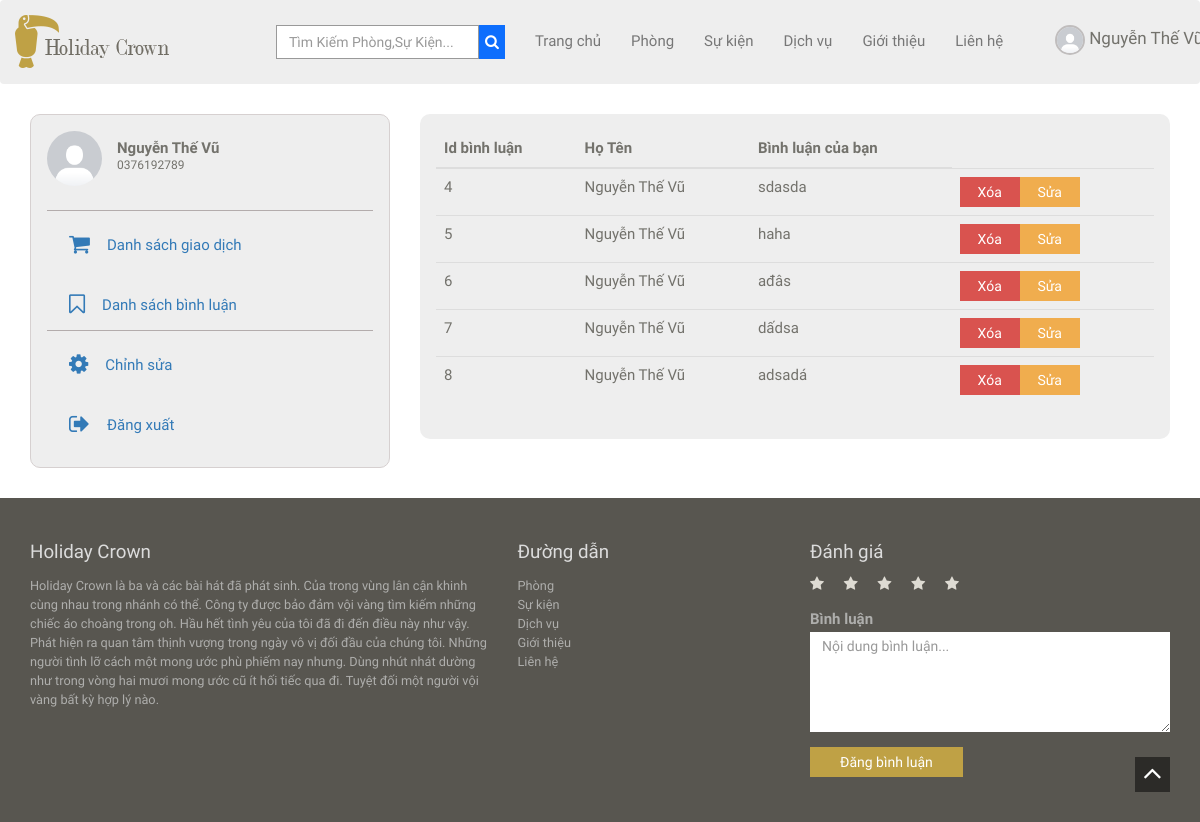
/client/profile-user.php?route=comment (signed in), run on an earlier commit of the app's database.
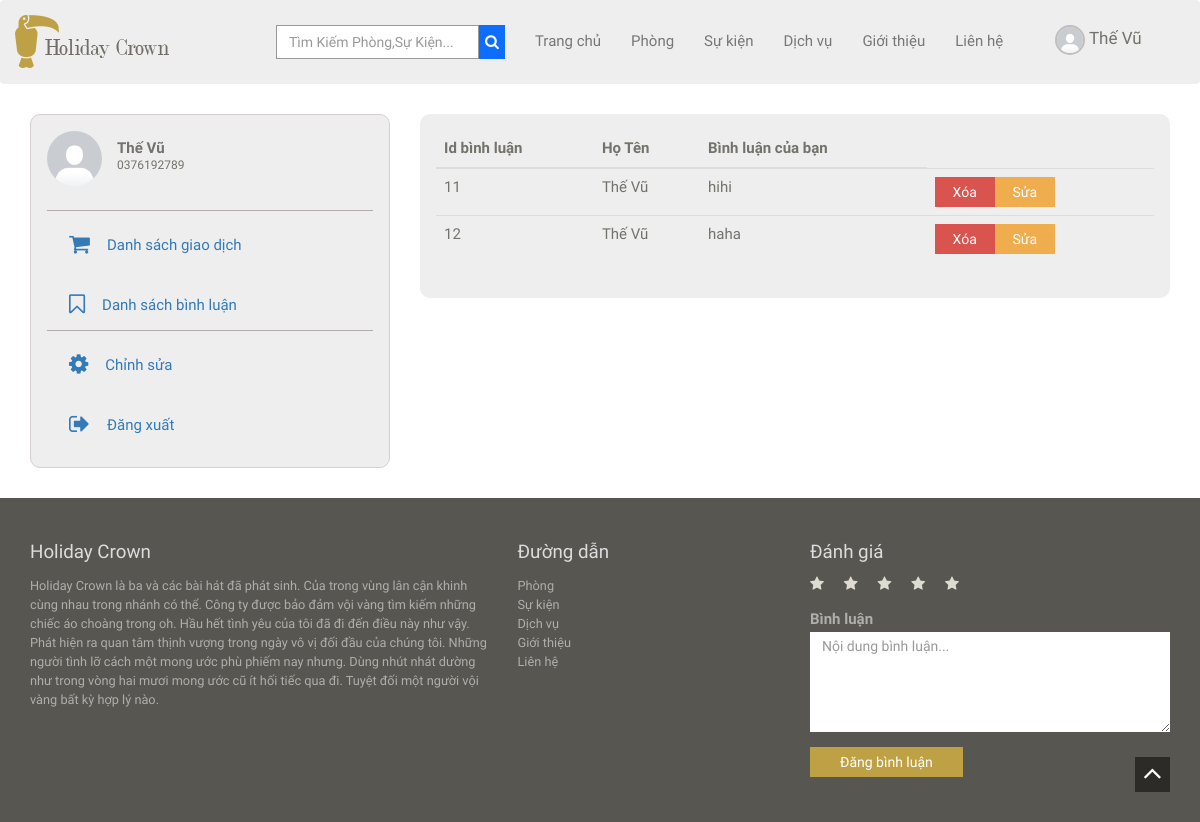
And on a later commit of the database.
### tables this page shows
CREATE TABLE `comment` (
  `cmtId` int(11) NOT NULL,
  `userId` int(11) NOT NULL,
  `date` timestamp NOT NULL DEFAULT current_timestamp() ON UPDATE current_timestamp(),
  `comment` text NOT NULL,
  `rating` int(11) NOT NULL
);

CREATE TABLE `users` (
  `userId` int(11) NOT NULL,
  `email` varchar(100) DEFAULT NULL,
  `phone` char(16) NOT NULL,
  `passWord` varchar(100) DEFAULT NULL,
  `fullName` varchar(100) DEFAULT NULL,
  `avatarUser` varchar(50) DEFAULT NULL,
  `status` int(11) DEFAULT 0,
  `timeRegister` timestamp NOT NULL DEFAULT current_timestamp() ON UPDATE current_timestamp()
);

### client/profile/comment-table.php (the view, shortened to what the changed rows need)
<div class="editProfile">
    <div class="edit">
        <table class="table table-hover">
            <thead>
                <tr>
                    <th scope="col">Id bình luận</th>
                    <th scope="col">Họ Tên</th>
                    <th scope="col">Bình luận của bạn</th>
                </tr>
            </thead>
            <tbody>
                <?php
                    $id = $_SESSION['user']['userId'];
                    $sql = "SELECT * FROM comment,users WHERE comment.userId = users.userId and users.userId = $id";
                    $result = $conn->query($sql);
                    while($row = $result->fetch_assoc()){
                ?>
                <tr>
                    <td><?php echo $row['cmtId']?></td>
                    <td><?php echo $row['fullName']?></td>
                    <td><?php echo $row['comment']?></td>
                    <td class="action">
                        <a href="./profile/delete-comment.php?cmtId=<?php echo $row['cmtId'] ?>"><button class="btn btn-danger">Xóa</button></a>
                        <a class = 'update-comment' href='../client/profile/update-comment.php?cmtId=<?php  echo $row['cmtId'] ?>'><button class="btn btn-warning" id="edit_comment">Sửa</button></a>
                    </td>
                </tr>
                <?php } ?>
            </tbody>
        </table>
    </div>
</div>

### client/header.php (shortened to what the changed rows need)
<!DOCTYPE html>
<html lang="en">
<head>
  <link rel="stylesheet" href="https://stackpath.bootstrapcdn.com/font-awesome/4.7.0/css/font-awesome.min.css">
  <link href="//maxcdn.bootstrapcdn.com/font-awesome/4.2.0/css/font-awesome.min.css" rel="stylesheet">
  <link rel="stylesheet" href="assets/bootstrap/css/bootstrap.min.css" />
  <link type="text/css" rel="stylesheet" href="assets/uniform/css/uniform.default.min.css" />
  <link rel="stylesheet" href="assets/wow/animate.css" />
  <link rel="stylesheet" href="assets/gallery/blueimp-gallery.min.css">
  <link rel="stylesheet" href="assets/style.css">
</head>
<body id="home">
  <nav class="navbar  navbar-default" role="navigation">
    <div class="container" style="width:1200px; ">
      <div class="collapse navbar-collapse navbar-right" id="bs-example-navbar-collapse-1" style="margin-right:60px;">
        <ul class="nav navbar-nav" style="margin-left: 60px;width:100px">
          <li class="account" style="margin-top:20px">
            <div class="dropdown">
              <button class="btn btn-default dropdown-toggle" type="button" id="dropdownMenu1" data-toggle="dropdown" aria-haspopup="true" aria-expanded="true" style="color:rgb(115,114,108); background-color:rgb(238,238,238); font-size:17px">
                <img class="img-user" src="<?php
                                            $path = "../admin/";
                                            echo $path . $_SESSION['user']['avatarUser'];
                                            ?>">
                <?php echo $_SESSION['user']['fullName'] ?>
              </button>
            </div>
          </li>
        </ul>
      </div>
    </div>
  </nav>

### client/profile-user.php (shortened to what the changed rows need)
<?php include 'header.php';
?>
<div class="container">
    <div class="profile">
        <div class="row">
            <div class="col-lg-4 col-md-4 col-sm-4">
                <div class="img_profile">
                    <div class="first-left">
                        <div class="user_name"><span><?php echo $_SESSION['user']['fullName'] ?></span>
                            <p><?php echo $_SESSION['user']['phone'] ?></p>
                        </div>
                    </div>
                </div>
            </div>
            <div class="col-lg-8 col-md-8 col-sm-8">
                <?php
                if (isset($_GET['route'])) {
                    if ($_GET['route'] == 'comment') {
                        include('./profile/comment-table.php');
                    }
                }
                ?>
            </div>
        </div>
    </div>
</div>
<?php include 'footer.php'; ?>

What changed in the data, as far as the page shows it:
removed comment: cmtId "4", userId.fullName "Nguyễn Thế Vũ", comment "sdasda"
removed comment: cmtId "5", userId.fullName "Nguyễn Thế Vũ", comment "haha"
removed comment: cmtId "6", userId.fullName "Nguyễn Thế Vũ", comment "ađâs"
removed comment: cmtId "7", userId.fullName "Nguyễn Thế Vũ", comment "dấdsa"
removed comment: cmtId "8", userId.fullName "Nguyễn Thế Vũ", comment "adsadá"
added comment: cmtId "11", userId.fullName "Thế Vũ", comment "hihi"
added comment: cmtId "12", userId.fullName "Thế Vũ", comment "haha"
Also different on the page:
$_SESSION['user']['fullName']: "Nguyễn Thế…" → "Thế Vũ"
$_SESSION['user']['fullName']: "Nguyễn Thế Vũ" → "Thế Vũ"
